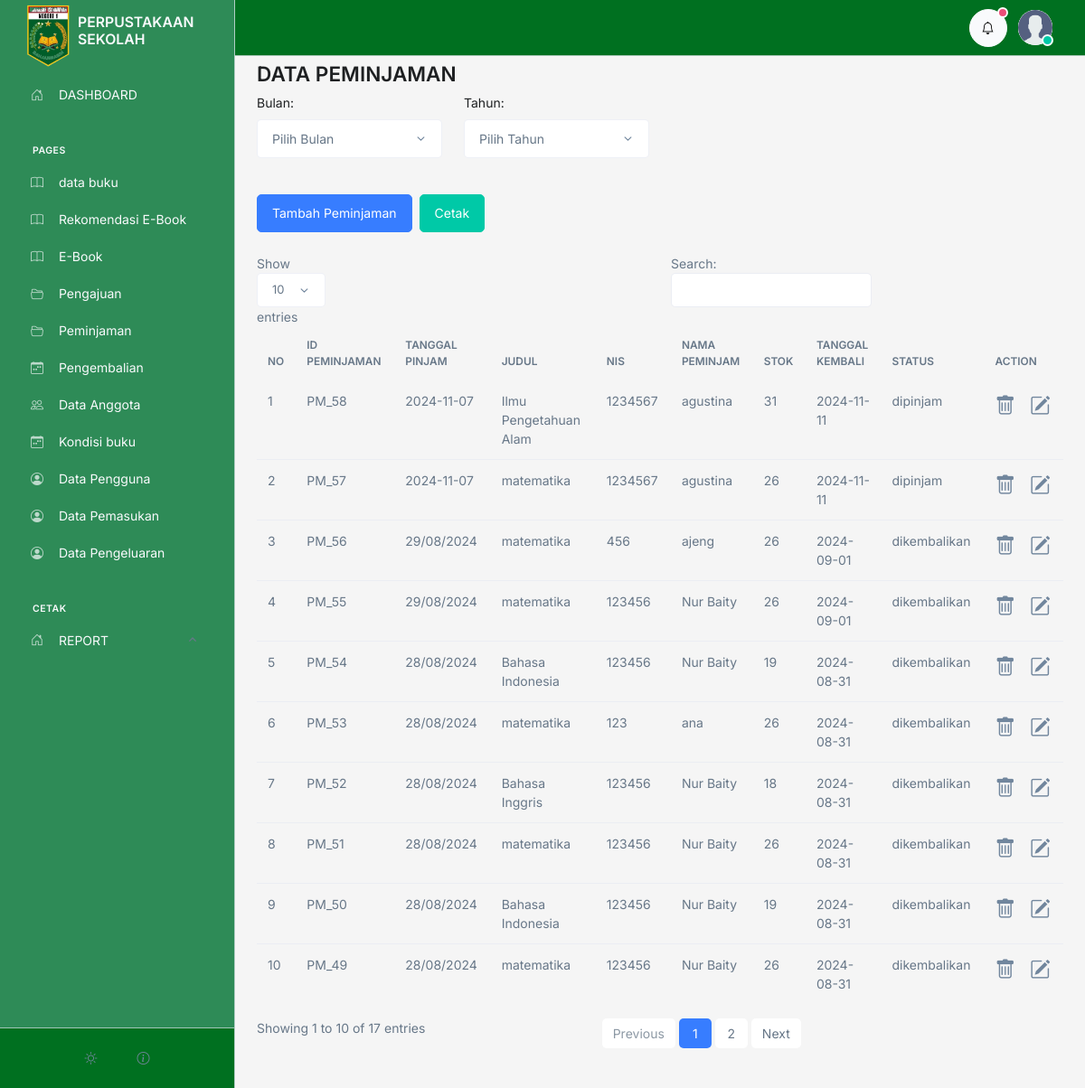
Before: /admin/peminjaman/index.php (signed in) with the older database file.
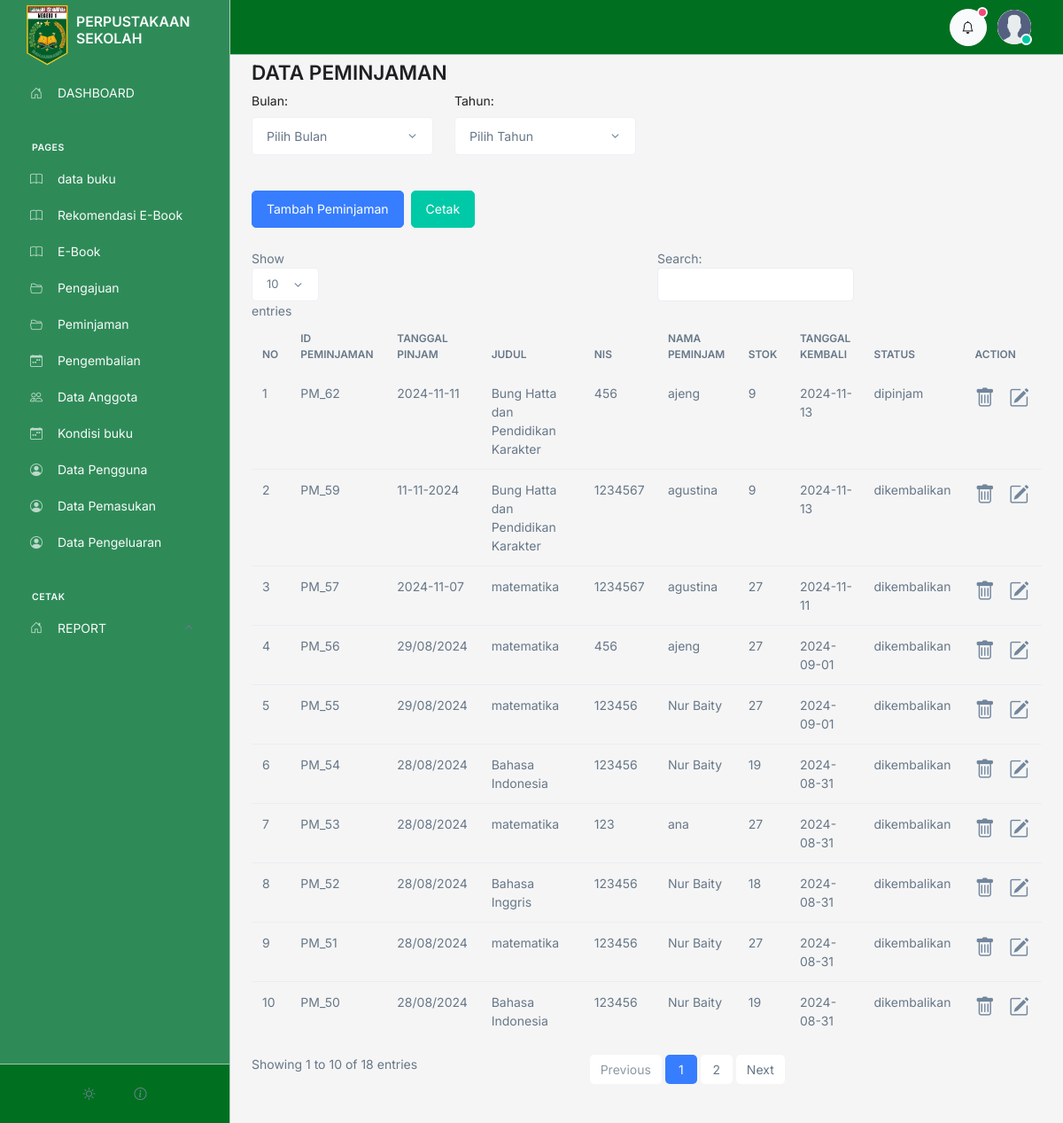
After: the same page with the newer database file.
### tables this page shows
CREATE TABLE `peminjaman` (
  `id` int(50) NOT NULL,
  `id_anggota` int(50) NOT NULL,
  `id_buku` int(50) NOT NULL,
  `tanggal` varchar(100) NOT NULL,
  `tanggal_kembali` varchar(100) NOT NULL,
  `status` varchar(100) NOT NULL
);

CREATE TABLE `buku` (
  `id` int(11) NOT NULL,
  `id_kategori` int(11) DEFAULT 1,
  `tanggal` varchar(50) NOT NULL,
  `judul` varchar(200) NOT NULL,
  `pengarang` varchar(100) NOT NULL,
  `penerbit` varchar(100) NOT NULL,
  `tahun_terbit` varchar(50) NOT NULL,
  `isbn` varchar(200) NOT NULL,
  `jumlah` int(10) NOT NULL,
  `lokasi` varchar(200) NOT NULL,
  `deskripsi` text NOT NULL,
  `image` text NOT NULL
);

CREATE TABLE `anggota` (
  `id` int(11) NOT NULL,
  `user_id` int(11) DEFAULT NULL,
  `nis` varchar(20) NOT NULL,
  `nama` varchar(100) NOT NULL,
  `email` varchar(100) NOT NULL DEFAULT 'm.nawir177@gmail.com',
  `telpon` varchar(15) NOT NULL DEFAULT '082255445566',
  `tempat_lahir` varchar(100) NOT NULL,
  `tanggal_lahir` varchar(100) NOT NULL,
  `kelamin` varchar(100) NOT NULL,
  `TA` varchar(100) NOT NULL,
  `alamat` text NOT NULL,
  `foto` varchar(100) NOT NULL,
  `verifikasi` tinyint(1) NOT NULL DEFAULT 0
);

### admin/controller.php (called while the page is built, shortened)
<?php
$conn = mysqli_connect('localhost', 'root', '', 'perpustakaan');
function getFilter($table)
{
    global $conn;
    $query = "SELECT * FROM $table";
    $query .= " ORDER BY id DESC";
    $rows = [];
    $result = mysqli_query($conn, $query);
    if ($result) {
        while ($row = mysqli_fetch_assoc($result)) {
            $rows[] = $row;
        }
    } else {
        echo "Error: " . mysqli_error($conn);
    }
    return $rows;
}
function hasOne($id_relation, $table_relation, $field)
{
   $conn = mysqli_connect('localhost', 'root', '', 'perpustakaan');
   $query = "SELECT $field FROM $table_relation WHERE id = $id_relation";
   $result = mysqli_query($conn, $query);
   $row = mysqli_fetch_array($result, MYSQLI_ASSOC);
   if ($row) {
      return $row[$field];
   } else {
      return null;
   }
}

### admin/peminjaman/index.php (the view, shortened to what this page needs)
<?php include '../controller.php'  ?>
<?php include '../template/header.php';
$Peminjaman = getFilter('peminjaman');
$no = 1;
?>
<div class="container">
   <h1>DATA PEMINJAMAN</h1>
   <form action="" method="get" class="mb-3" id="filterForm">
      <div class="row">
         <div class="col-md-3">
            <label for="bulan" class="form-label">Bulan:</label>
            <select name="bulan" id="bulan" class="form-select" onchange="submitForm()">
               <option value="">Pilih Bulan</option>
            </select>
         </div>
         <div class="col-md-3">
            <label for="tahun" class="form-label">Tahun:</label>
            <select name="tahun" id="tahun" class="form-select" onchange="submitForm()">
               <option value="">Pilih Tahun</option>
            </select>
         </div>
      </div>
   </form>
   <div class="d-flex gap-2">
      <a href="tambah.php" class="btn btn-primary my-4">Tambah Peminjaman</a>
      <div>
         <button type="button" class="btn btn-success mt-4" onclick="printData()">Cetak</button>
      </div>
   </div>
   <table class="table" id="table">
      <thead class="mt-3">
         <tr>
            <th>NO</th>
            <th>ID PEMINJAMAN</th>
            <th>TANGGAL PINJAM</th>
            <th>JUDUL</th>
            <th>NIS</th>
            <th>NAMA PEMINJAM</th>
            <th>STOK</th>
            <th>TANGGAL KEMBALI</th>
            <th>STATUS</th>
            <th>ACTION</th>
         </tr>
      </thead>
      <tbody>
         <?php foreach ($Peminjaman as $value) :   ?>
            <tr>
               <td>
                  <?= $no++; ?>
               </td>
               <td>PM_<?= $value['id']; ?></td>
               <td><?= $value['tanggal']; ?></td>
               <td><?= hasOne($value['id_buku'], "buku", "judul"); ?></td>
               <td><?= hasOne($value['id_anggota'], "anggota", "nis"); ?></td>
               <td><?= hasOne($value['id_anggota'], "anggota", "nama"); ?></td>
               <td><?= hasOne($value['id_buku'], "buku", "jumlah"); ?></td>
               <td><?=$value['tanggal_kembali']; ?></td>
               <td><?= $value['status']; ?></td>
               <td>
                  <div class="d-flex gap-3">
                     <a href="delete.php?id=<?= $value['id'] ?>" onclick="return confirm('are you sure ?')" class=" fs-1 text-secondary">
                        <i class="bi bi-trash"></i>
                     </a>
                     <a href="edit.php?id=<?= $value['id'] ?>" class="fs-1 text-secondary">
                        <i class="bi bi-pencil-square"></i>
                     </a>
                  </div>
               </td>
            </tr>
         <?php endforeach  ?>
      </tbody>
   </table>
</div>
<?php include '../template/footer.php';
?>

### admin/template/header.php (shortened to what this page needs)
<?php
include_once '../controller.php';
?>
<!DOCTYPE html>
<html lang="en">
<head>
   <link rel="stylesheet" href="../template/dist/assets/vendor/bootstrap-icons/font/bootstrap-icons.css">
</head>
<body class="has-navbar-vertical-aside navbar-vertical-aside-show-xl">
   <main id="content" role="main" class="main w-full" style="background-color:#F5F5F5 ; min-height:1000px">
      <?php include_once 'sidebar.php'  ?>
      <div class="content container">
         <?php include 'navbar.php'  ?>
         <div class="row justify-content-lg-center mt-6">
            <div class="col-lg-12">

### admin/template/sidebar.php (shortened to what this page needs)
<aside class="sidebar js-navbar-vertical-aside navbar navbar-vertical-aside navbar-vertical navbar-vertical-fixed navbar-expand-xl navbar-bordered" style="background-color:#2E8B57;">
   <div class="sidebar navbar-vertical-container">
      <div class="sidebar navbar-vertical-footer-offset">
         <a class="navbar-brand" href="../../home/" aria-label="Front">
            <img src="../assets/image/logo.png" alt="" class=" mt-3" width="50">
            <h5 class="navbar-brand-logo mt-3 ms-2 text-light fs-4">PERPUSTAKAAN<br>SEKOLAH</h5>
         </a>
         <div class="sidebar navbar-vertical-content text-light">
            <div id="navbarVerticalMenu" class="nav nav-pills nav-vertical card-navbar-nav text-light" style="color:white">
               <div class="nav-item">
                  <a class="text-light nav-link" href="http://localhost/perpustakaan-app/admin/dashboard/" data-placement="left">
                     <i class="bi-house-door nav-icon"></i>
                     <span class="text-light nav-link-title">DASHBOARD</span>
                  </a>
               </div>
               <span class="dropdown-header mt-4">Pages</span>
               <div class="nav-item">
                  <a class="text-light nav-link " href="http://localhost/perpustakaan-app/admin/buku" data-placement="left">
                     <i class="bi-book nav-icon"></i>
                     <span class="text-light nav-link-title">data buku</span>
                  </a>
               </div>
               <div class="nav-item">
                  <a class="text-light nav-link " href="http://localhost/perpustakaan-app/admin/rekomendasi" data-placement="left">
                     <i class="bi-book nav-icon"></i>
                     <span class="text-light nav-link-title">Rekomendasi E-Book</span>
                  </a>
               </div>
               <div class="nav-item">
                  <a class="text-light nav-link " href="http://localhost/perpustakaan-app/admin/e-book" data-placement="left">
                     <i class="bi-book nav-icon"></i>
                     <span class="text-light nav-link-title">E-Book</span>
                  </a>
               </div>
               <div class="nav-item">
                  <a class="text-light nav-link " href="http://localhost/perpustakaan-app/admin/pengajuan" data-placement="left">
                     <i class="bi-folder2-open nav-icon"></i>
                     <span class="text-light nav-link-title">Pengajuan</span>
                  </a>
               </div>
               <div class="nav-item">
                  <a class="text-light nav-link " href="http://localhost/perpustakaan-app/admin/peminjaman" data-placement="left">
                     <i class="bi-folder2-open nav-icon"></i>
                     <span class="text-light nav-link-title">Peminjaman</span>
                  </a>
               </div>
               <div class="nav-item">
                  <a class="text-light nav-link " href="http://localhost/perpustakaan-app/admin/pengembalian" data-placement="left">
                     <i class="bi-calendar-week nav-icon"></i>
                     <span class="text-light nav-link-title">Pengembalian</span>
                  </a>
               </div>
               <div class="nav-item">
                  <a class="text-light nav-link" href="http://localhost/perpustakaan-app/admin/anggota" data-placement="left">
                     <i class="bi-people nav-icon"></i>
                     <span class="text-light nav-link-title">Data Anggota</span>
                  </a>
               </div>
               <div class="nav-item">
                  <a class="text-light nav-link " href="http://localhost/perpustakaan-app/admin/kondisi_buku" data-placement="left">
                     <i class="bi-calendar-week nav-icon"></i>
                     <span class="text-light nav-link-title">Kondisi buku</span>
                  </a>
               </div>
               <div class="nav-item">
                  <a class="text-light nav-link " href="http://localhost/perpustakaan-app/admin/pengguna" data-placement="left">
                     <i class="bi-person-circle nav-icon"></i>
                     <span class="text-light nav-link-title">Data Pengguna</span>
                  </a>
               </div>
               <div class="nav-item">
                  <a class="text-light nav-link " href="http://localhost/perpustakaan-app/admin/pemasukan" data-placement="left">
                     <i class="bi-person-circle nav-icon"></i>
                     <span class="text-light nav-link-title">Data Pemasukan</span>
                  </a>
               </div>
               <div class="nav-item">
                  <a class="text-light nav-link " href="http://localhost/perpustakaan-app/admin/pengeluaran" data-placement="left">
                     <i class="bi-person-circle nav-icon"></i>
                     <span class="text-light nav-link-title">Data Pengeluaran</span>
                  </a>
               </div>
               <span class="dropdown-header mt-4">CETAK</span>
               <div class="nav-item">
                  <a class="text-light nav-link dropdown-toggle active" href="#navbarVerticalMenuDashboards" role="button" data-bs-toggle="collapse" data-bs-target="#navbarVerticalMenuDashboards" aria-expanded="true" aria-controls="navbarVerticalMenuDashboards">
                     <i class="bi-house-door nav-icon"></i>
                     <span class="text-light nav-link-title">REPORT</span>
                  </a>
               </div>
            </div>
         </div>
         <div class="navbar-vertical-footer text-light" style="background-color:#007020;">
            <ul class="navbar-vertical-footer-list">
               <li class="navbar-vertical-footer-list-item text-light">
                  <div class="dropdown dropup">
                     <button type="button" class="btn btn-ghost-secondary btn-icon rounded-circle" id="selectThemeDropdown" data-bs-toggle="dropdown" aria-expanded="false" data-bs-dropdown-animation>
                     </button>
                  </div>
               </li>
               <li class="navbar-vertical-footer-list-item">
                  <div class="dropdown dropup">
                     <button type="button" class="btn btn-ghost-secondary btn-icon rounded-circle" id="otherLinksDropdown" data-bs-toggle="dropdown" aria-expanded="false" data-bs-dropdown-animation>
                        <i class="bi-info-circle"></i>
                     </button>
                  </div>
               </li>
            </ul>
         </div>
      </div>
   </div>
</aside>

### admin/template/navbar.php (shortened to what this page needs)
<header id="header" class="navbar navbar-expand-lg navbar-fixed navbar-height navbar-container navbar-bordered " style="background-color: #007020;">
  <div class="navbar-nav-wrap">
    <div class="navbar-nav-wrap-content-end">
      <ul class="navbar-nav">
        <li class="nav-item d-none d-sm-inline-block">
          <div class="dropdown">
            <button type="button" class="btn btn-light btn-icon rounded-circle" id="navbarNotificationsDropdown" data-bs-toggle="dropdown" aria-expanded="false" data-bs-auto-close="outside" data-bs-dropdown-animation>
              <i class="bi-bell"></i>
              <span class="btn-status btn-sm-status btn-status-danger"></span>
            </button>
          </div>
        </li>
        <li class="nav-item">
          <div class="dropdown">
            <a class="navbar-dropdown-account-wrapper" href="javascript:;" id="accountNavbarDropdown" data-bs-toggle="dropdown" aria-expanded="false" data-bs-auto-close="outside" data-bs-dropdown-animation>
              <div class="avatar avatar-sm avatar-circle">
                <img class="avatar-img" src="../assets/image/user.png" alt="Image Description">
                <span class="avatar-status avatar-sm-status avatar-status-success"></span>
              </div>
            </a>
        </li>
      </ul>
    </div>
  </div>
</header>

### admin/template/footer.php (shortened to what this page needs)
</div>
</div>
</div>
</main>
</body>
</html>

### admin/template/header.php (style rules this page uses)
* { transition: unset !important; }
body { opacity: 0; }

Changed rows visible on the page:
removed peminjaman: id "58", tanggal "2024-11-07", id_buku.judul "Ilmu Pengetahuan Alam", id_anggota.nis "1234567", id_anggota.nama "agustina", id_buku.jumlah "31", tanggal_kembali "2024-11-11", status "dipinjam"
no longer on this page (row unchanged): peminjaman: id "49", tanggal "28/08/2024", id_buku.judul "matematika", id_anggota.nis "123456", id_anggota.nama "Nur Baity", id_buku.jumlah "26", tanggal_kembali "2024-08-31", status "dikembalikan"
added peminjaman: id "62", tanggal "2024-11-11", id_buku.judul "Bung Hatta dan Pendidikan Karakter", id_anggota.nis "456", id_anggota.nama "ajeng", id_buku.jumlah "9", tanggal_kembali "2024-11-13", status "dipinjam"
added peminjaman: id "59", tanggal "11-11-2024", id_buku.judul "Bung Hatta dan Pendidikan Karakter", id_anggota.nis "1234567", id_anggota.nama "agustina", id_buku.jumlah "9", tanggal_kembali "2024-11-13", status "dikembalikan"
changed peminjaman id 57: id_buku.jumlah "26" → "27"; status "dipinjam" → "dikembalikan"
changed through a linked row, peminjaman id 56: id_buku.jumlah "26" → "27"
changed through a linked row, peminjaman id 55: id_buku.jumlah "26" → "27"
changed through a linked row, peminjaman "ana": id_buku.jumlah "26" → "27"
changed through a linked row, peminjaman id 51: id_buku.jumlah "26" → "27"
Other visible differences:
text written by a page script: "Show entries Search: Showing 1 to 10 of 17 entries Previous 1 2 Next" → "Show entries Search: Showing 1 to 10 of 18 entries Previous 1 2 Next"
